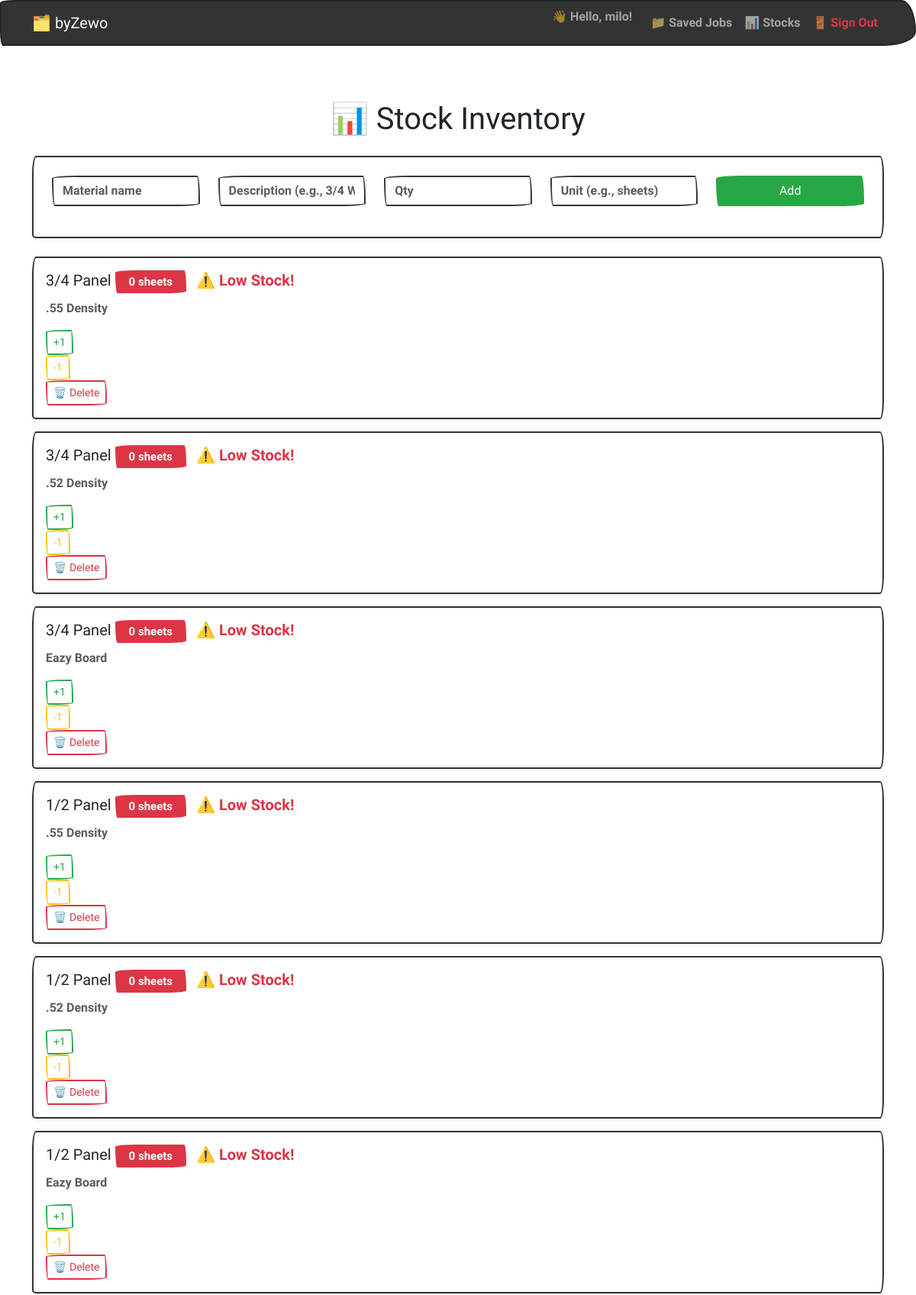
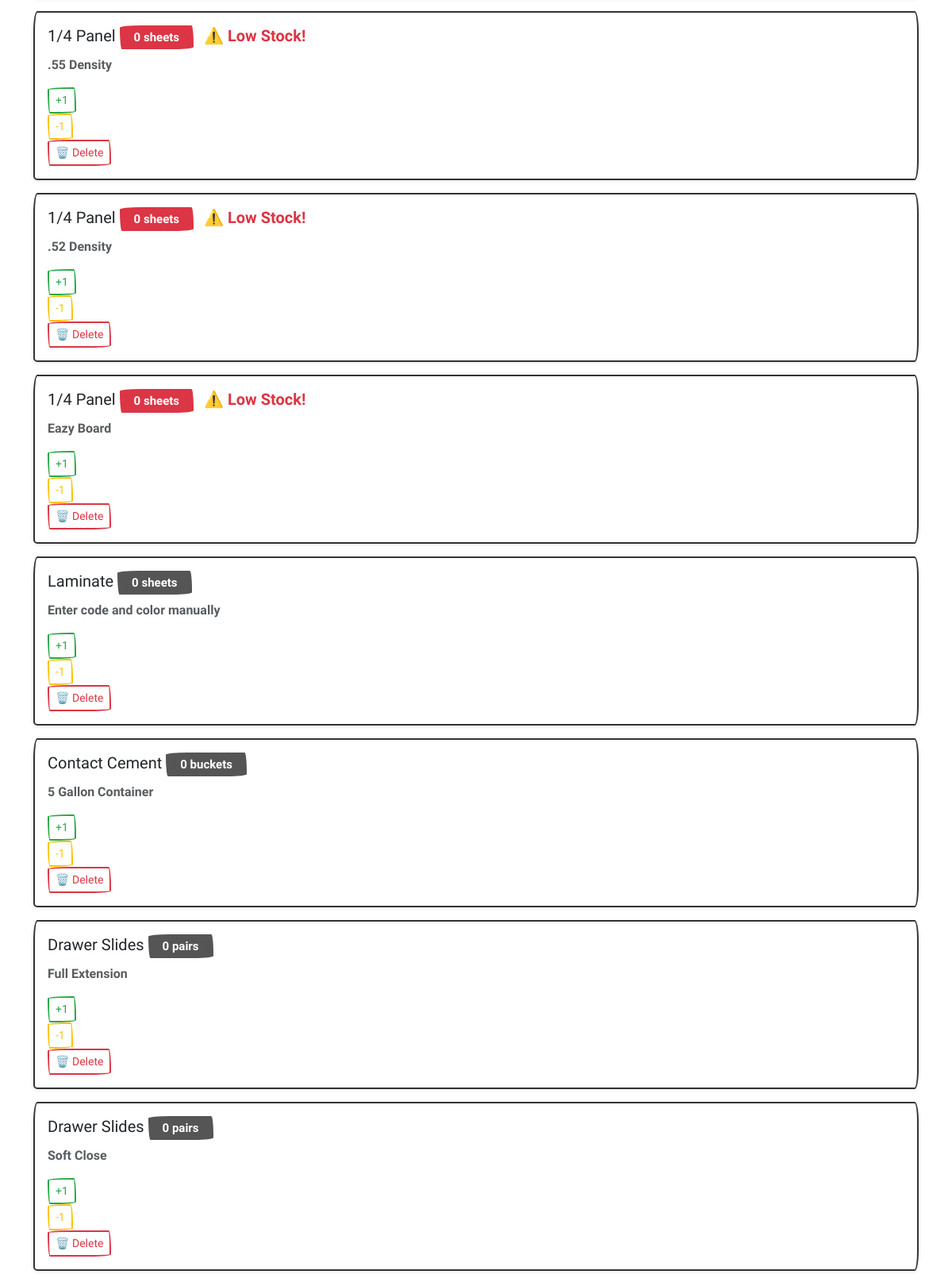
The app's page /stocks (signed in, upper part) with its own data (2 pictures, top to bottom).
### models.py (models this page shows)
class User(Base):
    __tablename__ = "users"
    id = Column(Integer, primary_key=True)
    username = Column(String, unique=True, nullable=False)
    email = Column(String, unique=True, nullable=False)
    hashed_password = Column(String, nullable=False)
    jobs = relationship("Job", back_populates="owner", cascade="all, delete")

class Stock(Base):
    __tablename__ = "stocks"
    id = Column(Integer, primary_key=True, index=True)
    name = Column(String, nullable=False)
    description = Column(String)
    quantity = Column(Integer, default=0)
    unit = Column(String)
    created_at = Column(DateTime(timezone=True), server_default=func.now())

### app.py (the view)
@app.route("/stocks")
def view_stocks():
    user = current_user()
    if not user:
        return redirect(url_for("login"))
    db = SessionLocal()
    stocks = db.query(Stock).order_by(Stock.created_at.desc()).all()
    db.close()
    return render_template("stocks.html", stocks=stocks, user=user)

### app.py (called while the page is built)
def current_user():
    uid = session.get("user_id")
    if uid:
        db = SessionLocal()
        user = db.query(User).filter(User.id == uid).first()
        db.close()
        return user
    return None

### templates/stocks.html (shortened to what this page needs)
{% extends "base.html" %} {% block title %}📊 View Stocks{% endblock %} {% block
content %}
<h1 class="text-center mb-4">📊 Stock Inventory</h1>
<div class="card shadow-sm p-4 mb-4">
  <form method="POST" action="{{ url_for('add_stock') }}">
    <div class="row mb-3">
      <div class="col">
        <input
          name="name"
          class="form-control"
          placeholder="Material name"
          required
        />
      </div>
      <div class="col">
        <input
          name="description"
          class="form-control"
          placeholder="Description (e.g., 3/4 White PVC)"
        />
      </div>
      <div class="col">
        <input
          name="quantity"
          type="number"
          class="form-control"
          placeholder="Qty"
        />
      </div>
      <div class="col">
        <input
          name="unit"
          class="form-control"
          placeholder="Unit (e.g., sheets)"
        />
      </div>
      <div class="col">
        <button class="btn btn-success w-100">Add</button>
      </div>
    </div>
  </form>
</div>
{% for s in stocks %}
<div class="card p-3 mb-3 shadow-sm">
  <h5>
    {{ s.name }}
    <span
      class="badge {% if 'Panel' in s.name and s.quantity < 2 %}bg-danger {% else %}bg-secondary{% endif %}"
    >
      {{ s.quantity }} {{ s.unit }}
    </span>
    {% if 'Panel' in s.name and s.quantity < 2 %}
    <span class="text-danger fw-bold ms-2">⚠️ Low Stock!</span>
    {% endif %}
  </h5>
  <p class="text-muted">{{ s.description }}</p>
  <form
    method="POST"
    action="{{ url_for('update_stock', stock_id=s.id) }}"
    class="d-inline"
  >
    <button class="btn btn-sm btn-outline-success">+1</button>
  </form>
  <form
    method="POST"
    action="{{ url_for('update_stock', stock_id=s.id) }}"
    class="d-inline"
  >
    <button class="btn btn-sm btn-outline-warning">-1</button>
  </form>
  <form
    method="POST"
    action="{{ url_for('delete_stock', stock_id=s.id) }}"
    class="d-inline float-end"
  >
    <button class="btn btn-sm btn-outline-danger">🗑️ Delete</button>
  </form>
</div>
{% endfor %} {% endblock %}

### templates/base.html (shortened to what this page needs)
<!DOCTYPE html>
<html lang="en">
  <head>
    <link
      href="https://cdn.jsdelivr.net/npm/bootswatch@5.3.0/dist/sketchy/bootstrap.min.css"
      rel="stylesheet"
    />
  </head>
  <body class="bg-light">
    <nav class="navbar navbar-expand-lg navbar-dark bg-primary mb-4">
      <div class="container">
        <a class="navbar-brand" href="{{ url_for('index') }}">🗂️ byZewo</a>
        <div class="collapse navbar-collapse" id="navbarNav">
          <ul class="navbar-nav ms-auto">
            {% if user %}
            <li class="nav-item">
              <span class="navbar-text me-3"
                >👋 Hello, {{ user.username }}!</span
              >
            </li>
            <li class="nav-item">
              <a class="nav-link" href="{{ url_for('jobs') }}">📁 Saved Jobs</a>
            </li>
            <li class="nav-item">
              <a class="nav-link" href="{{ url_for('view_stocks') }}"
                >📊 Stocks</a
              >
            </li>
            <li class="nav-item">
              <a class="nav-link text-danger" href="{{ url_for('logout') }}"
                >🚪 Sign Out</a
              >
            </li>
            {% endif %}
          </ul>
        </div>
      </div>
    </nav>
    <div class="container py-5">
       {% block content %}{% endblock %}
    </div>
  </body>
</html>

### records on screen
User: username "milo"
Stock: name "3/4 Panel", quantity "0", unit "sheets", shows "⚠️ Low Stock!", description ".55 Density"
Stock: name "3/4 Panel", quantity "0", unit "sheets", shows "⚠️ Low Stock!", description ".52 Density"
Stock: name "3/4 Panel", quantity "0", unit "sheets", shows "⚠️ Low Stock!", description "Eazy Board"
Stock: name "1/2 Panel", quantity "0", unit "sheets", shows "⚠️ Low Stock!", description ".55 Density"
Stock: name "1/2 Panel", quantity "0", unit "sheets", shows "⚠️ Low Stock!", description ".52 Density"
Stock: name "1/2 Panel", quantity "0", unit "sheets", shows "⚠️ Low Stock!", description "Eazy Board"
Stock: name "1/4 Panel", quantity "0", unit "sheets", shows "⚠️ Low Stock!", description ".55 Density"
Stock: name "1/4 Panel", quantity "0", unit "sheets", shows "⚠️ Low Stock!", description ".52 Density"
Stock: name "1/4 Panel", quantity "0", unit "sheets", shows "⚠️ Low Stock!", description "Eazy Board"
Stock: name "Laminate", quantity "0", unit "sheets", description "Enter code and color manually"
Stock: name "Contact Cement", quantity "0", unit "buckets", description "5 Gallon Container"
Stock: name "Drawer Slides", quantity "0", unit "pairs", description "Full Extension"
Stock: name "Drawer Slides", quantity "0", unit "pairs", description "Soft Close"
